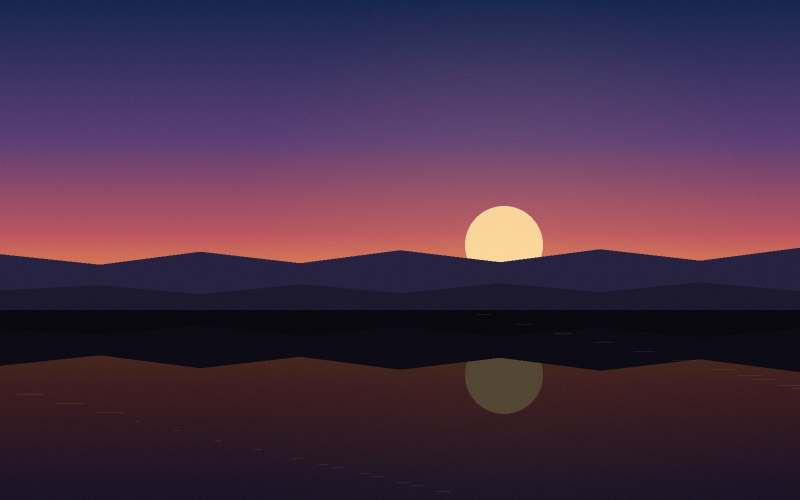
#> input picture assets/sample_photo.jpg, 1600 x 1000 px (shown at 1/2 size)
$ python -i visualize.py   (imports and definitions only)
#> lines starting #> are read from the running program, lines starting #| are printed output that depends on the picture
#> further down, picture is the input picture: PIL image 1600x1000 RGB; mean R, G, B 70.6, 46.3, 69.9
"""Lightweight visualisations drawn with Pillow only - no matplotlib needed.

Every renderer returns a :class:`PIL.Image.Image` so callers can either save
it (``chart.save("hist.png")``) or embed it straight into the HTML report.

Example
-------
>>> from image_info.visualize import render_histogram, render_palette
>>> render_histogram("photo.jpg").save("histogram.png")
>>> render_palette("photo.jpg", count=8).save("palette.png")
"""

from __future__ import annotations

import os
from pathlib import Path
from typing import Optional, Union

from PIL import Image, ImageDraw, ImageFont

from .core import DominantColor, dominant_colors

__all__ = ["render_histogram", "render_palette"]

ImageSource = Union[str, os.PathLike[str], Image.Image]

# Shared visual language: a dark card that reads well on GitHub light+dark.
_BG = (18, 22, 28)
_PANEL = (24, 29, 37)
_BORDER = (44, 52, 64)
_TEXT = (232, 236, 241)
_MUTED = (139, 150, 165)
_GRID = (40, 47, 58)
_CHANNEL_COLORS = {
    "R": (255, 92, 108),
    "G": (61, 220, 132),
    "B": (76, 154, 255),
    "Luma": (242, 201, 76),
}


def _load(source: ImageSource) -> Image.Image:
    if isinstance(source, Image.Image):
        return source
    image = Image.open(source)
    image.load()
    return image


def _font(size: int, bold: bool = False) -> ImageFont.FreeTypeFont | ImageFont.ImageFont:
    candidates = [
        "/usr/share/fonts/truetype/dejavu/DejaVuSansMono-Bold.ttf" if bold
        else "/usr/share/fonts/truetype/dejavu/DejaVuSansMono.ttf",
        "/usr/share/fonts/truetype/dejavu/DejaVuSans-Bold.ttf" if bold
        else "/usr/share/fonts/truetype/dejavu/DejaVuSans.ttf",
    ]
    for path in candidates:
        if os.path.exists(path):
            return ImageFont.truetype(path, size)
    return ImageFont.load_default()


def _smooth(values: list[int], passes: int = 2) -> list[float]:
    """Simple [1, 2, 1] kernel smoothing to make histogram curves readable."""
    data = [float(v) for v in values]
    for _ in range(passes):
        smoothed = list(data)
        for i in range(1, len(data) - 1):
            smoothed[i] = (data[i - 1] + 2 * data[i] + data[i + 1]) / 4.0
        data = smoothed
    return data


def _new_canvas(width: int, height: int) -> tuple[Image.Image, ImageDraw.ImageDraw, int]:
    """Create a 2x supersampled canvas so curves and text look crisp."""
    scale = 2
    canvas = Image.new("RGB", (width * scale, height * scale), _BG)
    return canvas, ImageDraw.Draw(canvas), scale


def _finish(canvas: Image.Image, width: int, height: int, scale: int) -> Image.Image:
    return canvas.resize((width, height), Image.Resampling.LANCZOS)


def _rounded_header(draw: ImageDraw.ImageDraw, title: str, width: int, scale: int) -> None:
    title_font = _font(15 * scale, bold=True)
    draw.text((20 * scale, 14 * scale), title, font=title_font, fill=_TEXT)
    draw.line(
        [(20 * scale, 40 * scale), ((width - 20) * scale, 40 * scale)],
        fill=_BORDER, width=scale,
    )


def _plot_area(width: int, height: int, scale: int) -> tuple[int, int, int, int]:
    """Bounding box of the plot region in supersampled coordinates."""
    left, top = 44 * scale, 56 * scale
    right, bottom = (width - 24) * scale, (height - 34) * scale
    return left, top, right, bottom


def render_histogram(
    source: ImageSource,
    width: int = 900,
    height: int = 430,
    title: Optional[str] = None,
) -> Image.Image:
    """Render the RGB + luminance histogram of ``source`` as a dark chart card."""
#> called with width = 900, height = 430
    image = _load(source)
    if title is None:
        title = "Color histogram" + (
            f" - {Path(image.filename).name}" if image.filename else ""
        )
#> title = 'Color histogram - sample_photo.jpg'

    rgb = image.convert("RGB")
    hist = rgb.histogram()
#> hist = 768 values, max 49780 at index 281, min 0 at index 238, mean 6250
    r_bins, g_bins, b_bins = hist[0:256], hist[256:512], hist[512:768]
#> r_bins = 256 values, max 33624 at index 38, min 0 at index 238, mean 6250; g_bins = 256 values, max 49780 at index 25, min 0 at index 137, mean 6250; b_bins = 256 values, max 46353 at index 36, min 0 at index 0, mean 6250
    luma_bins = image.convert("L").histogram()
#> luma_bins = 256 values, max 43543 at index 39, min 0 at index 0, mean 6250

    series = {
        "R": _smooth(r_bins),
        "G": _smooth(g_bins),
        "B": _smooth(b_bins),
        "Luma": _smooth(luma_bins, passes=3),
    }
#> in _smooth, `data = [float(v) for v in values]`: data has the same summary as r_bins in render_histogram
    peak = max(max(s) for s in series.values()) or 1.0
#> peak = 47693.4

    canvas, draw, scale = _new_canvas(width, height)
#> in _new_canvas, `canvas = Image.new("RGB", (width * scale, height * scale), _BG)`:
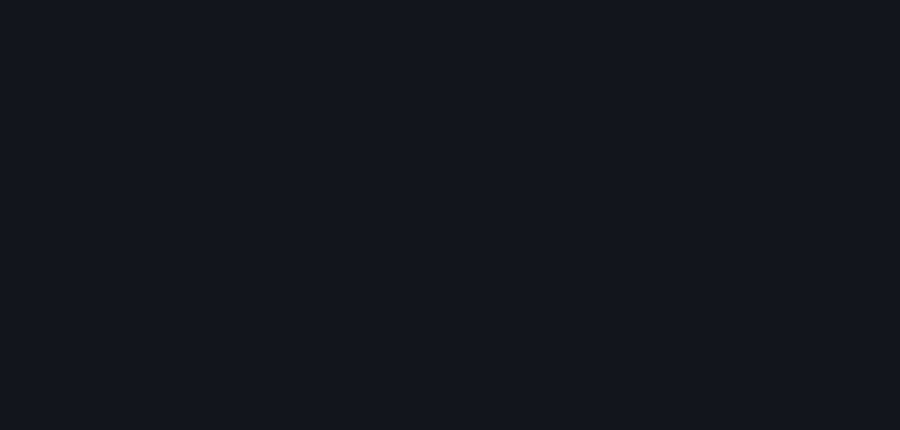
#> canvas: PIL image 1800x860 RGB (shown at 1/2 size); mean R, G, B 18, 22, 28
#> scale = 2
    _rounded_header(draw, title, width, scale)
    left, top, right, bottom = _plot_area(width, height, scale)
#> in _plot_area, `left, top = 44 * scale, 56 * scale`: left = 88; top = 112
#> in _plot_area, `right, bottom = (width - 24) * scale, (height - 34) * scale`: right = 1752; bottom = 792
#> left = 88; top = 112; right = 1752; bottom = 792
    plot_w, plot_h = right - left, bottom - top
#> plot_w = 1664; plot_h = 680

    for i in range(5):
        x = left + plot_w * i // 4
        draw.line([(x, top), (x, bottom)], fill=_GRID, width=scale)
        draw.text((x - 8 * scale, bottom + 6 * scale), str(i * 64),
                  font=_font(10 * scale), fill=_MUTED)
#> this loop made 5 passes
#> x on passes 1 to 5: 88, 504, 920, 1336, 1752
    for i in range(1, 4):
        y = top + plot_h * i // 4
        draw.line([(left, y), (right, y)], fill=_GRID, width=scale)
#> this loop made 3 passes
#> y on passes 1 to 3: 282, 452, 622

    step = plot_w / 255.0
#> step = 6.53
    for name in ("Luma", "B", "G", "R"):  # luma first so colored curves stay on top
        bins = series[name]
        color = _CHANNEL_COLORS[name]
        if name == "Luma":
            points = [
                (left + i * step, bottom - (value / peak) * plot_h)
                for i, value in enumerate(bins)
            ]
            draw.line(points, fill=(*color, 200), width=scale)
            continue
        overlay = Image.new("RGBA", canvas.size, (0, 0, 0, 0))
        overlay_draw = ImageDraw.Draw(overlay)
        polygon = [(left, bottom)]
        polygon += [
            (left + i * step, bottom - (value / peak) * plot_h)
            for i, value in enumerate(bins)
        ]
        polygon += [(right, bottom)]
        overlay_draw.polygon(polygon, fill=(*color, 90))
        overlay_draw.line(polygon[1:-1], fill=(*color, 230), width=scale)
        canvas = Image.alpha_composite(canvas.convert("RGBA"), overlay).convert("RGB")
        draw = ImageDraw.Draw(canvas)
#> this loop made 4 passes
#> pass 2, in render_histogram, `canvas = Image.alpha_composite(canvas.convert("RGBA"), overlay).conver..`:
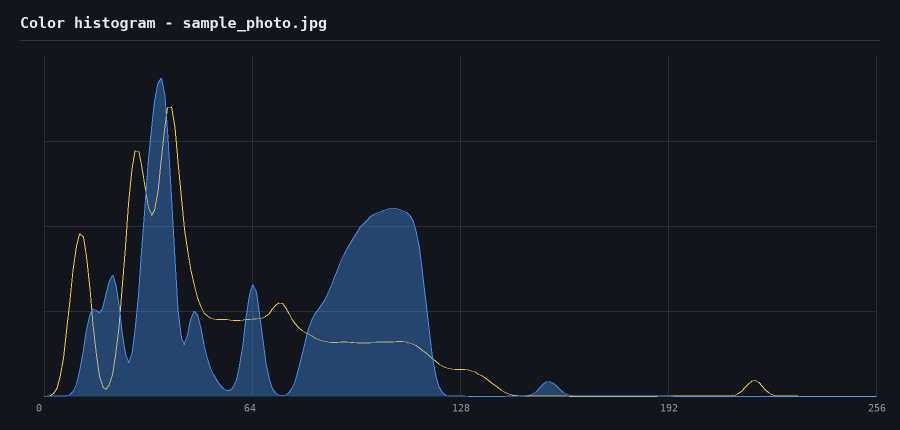
#> canvas: PIL image 1800x860 RGB (shown at 1/2 size); mean R, G, B 21.8, 28.7, 37.9
#> pass 3, in render_histogram, `canvas = Image.alpha_composite(canvas.convert("RGBA"), overlay).conver..`:
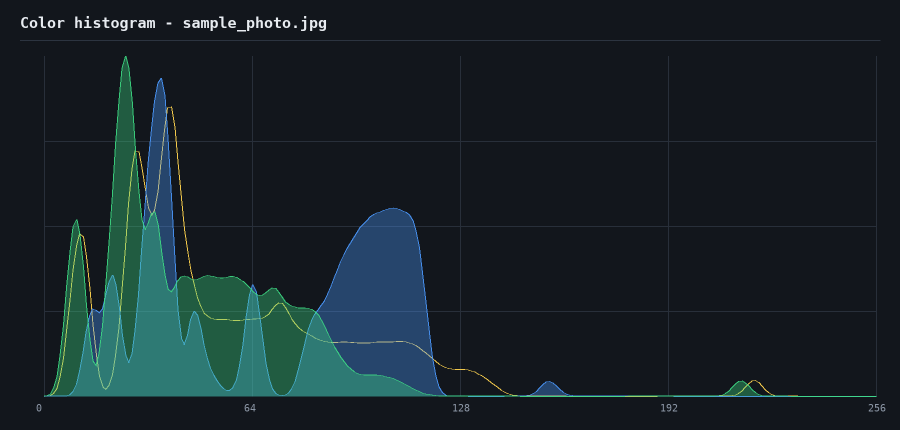
#> canvas: PIL image 1800x860 RGB (shown at 1/2 size); mean R, G, B 22.9, 34.9, 40.1
#> after the loop:
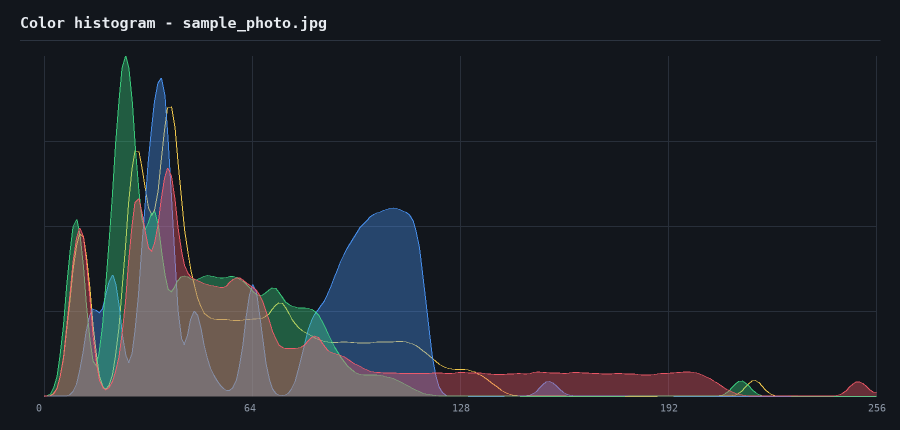
#> canvas: PIL image 1800x860 RGB (shown at 1/2 size); mean R, G, B 30.8, 34.9, 40.8
#> after the loop:
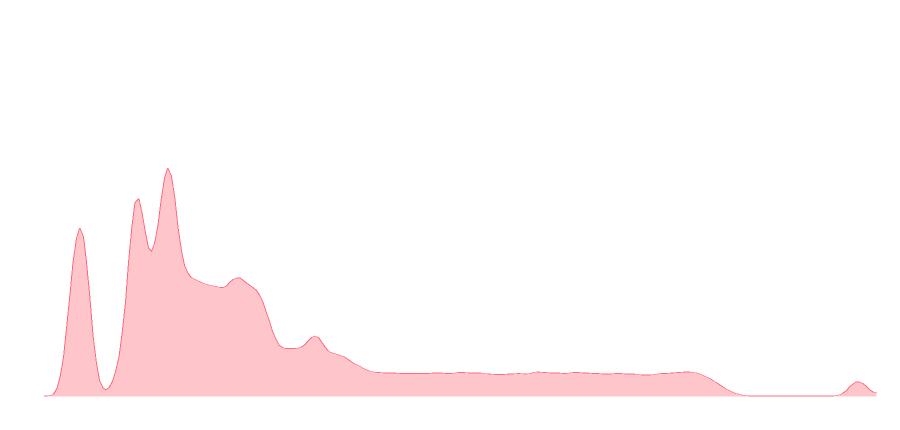
#> overlay: PIL image 1800x860 RGBA (shown at 1/2 size); mean R, G, B, A 25.3, 9.1, 10.7, 9.4; transparent parts drawn white

    legend_x = right - 210 * scale
#> legend_x = 1332
    legend_y = top + 6 * scale
#> legend_y = 124
    for i, name in enumerate(("R", "G", "B", "Luma")):
        y = legend_y + i * 16 * scale
        draw.rectangle([legend_x, y, legend_x + 10 * scale, y + 8 * scale],
                       fill=_CHANNEL_COLORS[name])
        draw.text((legend_x + 16 * scale, y - 1 * scale), name,
                  font=_font(10 * scale), fill=_MUTED)
#> this loop made 4 passes
#> y on passes 1 to 4: 124, 156, 188, 220

    return _finish(canvas, width, height, scale)
#> in _finish, `return canvas.resize((width, height), Image.Resampling.LANCZOS)`:
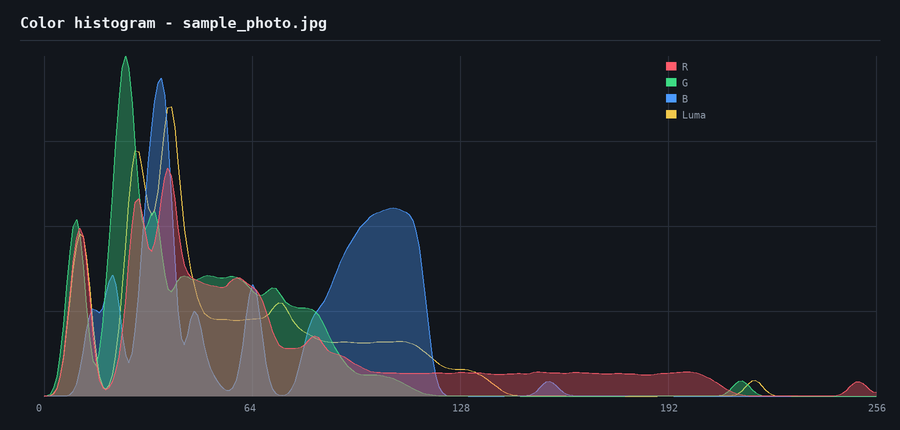
#> returned value: PIL image 900x430 RGB; mean R, G, B 31, 35, 41


def render_palette(
    source: ImageSource,
    count: int = 8,
    width: int = 900,
    height: int = 260,
    title: Optional[str] = None,
) -> Image.Image:
    """Render the dominant colour palette of ``source`` as swatch cards."""
    image = _load(source)
    if title is None:
        title = "Dominant colors" + (
            f" - {Path(image.filename).name}" if image.filename else ""
        )

    colors: list[DominantColor] = dominant_colors(image, count)
    canvas, draw, scale = _new_canvas(width, height)
    _rounded_header(draw, title, width, scale)

    left, right = 20 * scale, (width - 20) * scale
    top = 56 * scale
    swatch_h = (height - 56 - 84) * scale
    gap = 6 * scale
    swatch_w = ((right - left) - gap * (len(colors) - 1)) / max(len(colors), 1)

    for i, color in enumerate(colors):
        x0 = left + i * (swatch_w + gap)
        box = [x0, top, x0 + swatch_w, top + swatch_h]
        draw.rectangle(box, fill=(color.red, color.green, color.blue))
        label_font = _font(11 * scale, bold=True)
        share_font = _font(9 * scale)
        draw.text((x0 + 2, top + swatch_h + 10 * scale), color.hex,
                  font=label_font, fill=_TEXT)
        draw.text((x0 + 2, top + swatch_h + 30 * scale), f"{color.share * 100:.1f}%",
                  font=share_font, fill=_MUTED)

    return _finish(canvas, width, height, scale)

>>> from PIL import Image
>>> picture = Image.open('../assets/sample_photo.jpg')
>>> result = render_histogram(picture)
